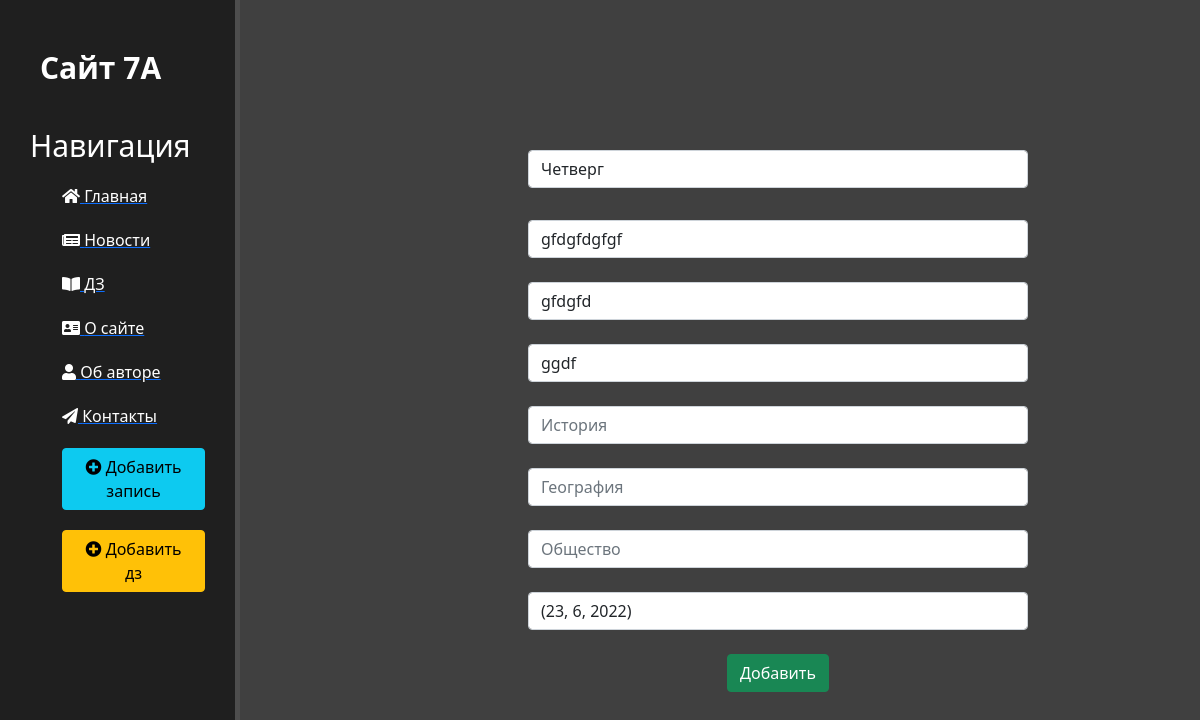
Page /homework/10/update on the earlier database version.
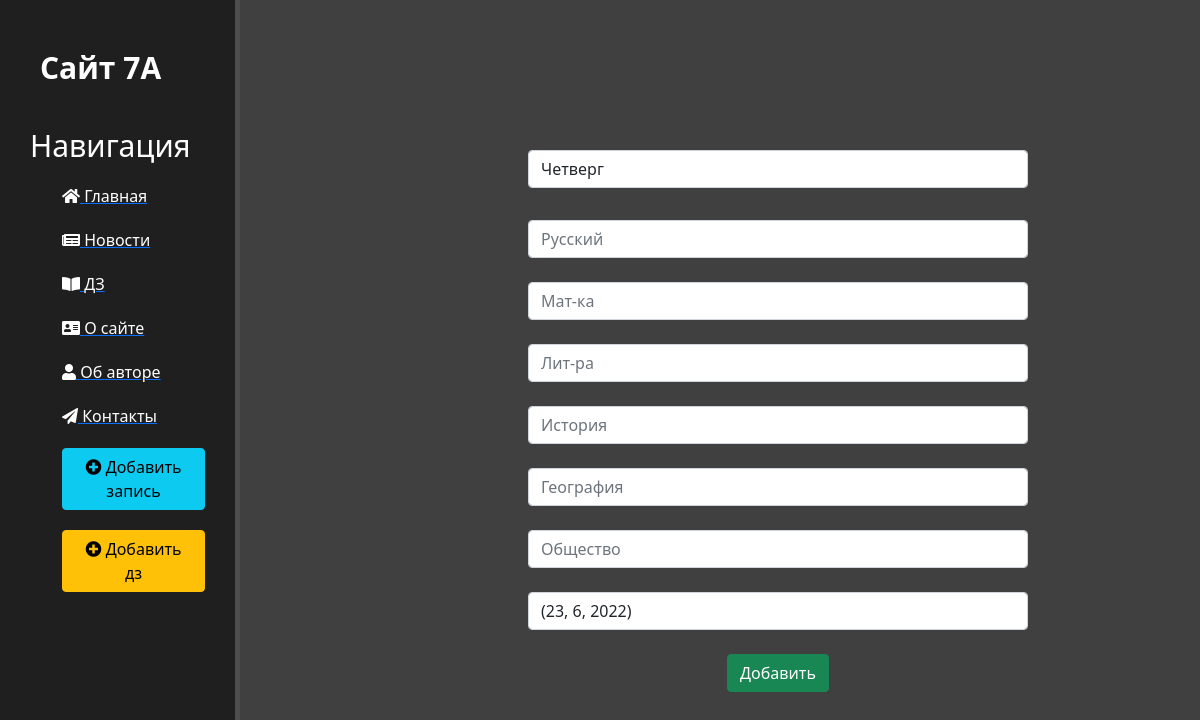
Same page on the later database version.
### work/models.py (models this page shows, shortened)
class Work(models.Model):
    day = models.CharField('День недели', max_length=50, default=day1, null=True, blank=True)
    rus = models.CharField('Русский', max_length=50, null=True, blank=True)
    match = models.CharField('Математика', max_length=50, null=True, blank=True)
    lit = models.CharField('Лит-ра', max_length=50, null=True, blank=True)
    bio = models.CharField('Биология', max_length=50, null=True, blank=True)
    eng = models.CharField('Английский', max_length=50, null=True, blank=True)
    IZO = models.CharField('Изо', max_length=50, null=True, blank=True)
    inf = models.CharField('Информатика', max_length=50, null=True, blank=True)
    geo = models.CharField('География', max_length=50, null=True, blank=True)
    his = models.CharField('История', max_length=50, null=True, blank=True)
    science = models.CharField('Общество', max_length=50, null=True, blank=True)
    teh = models.CharField('Технология', max_length=50, null=True, blank=True)
    deutsch = models.CharField('Немецкий', max_length=50, null=True, blank=True)
    date = models.CharField('Дата', max_length=50, null=True, blank=True, default=time)
    class Meta:
        verbose_name = 'Домашнее задание'
        verbose_name_plural = 'Домашнии задания'

### work/views.py (the view)
# urls.py: path('<int:pk>/update', views.WorkUpdate.as_view(), name="WorkUpdate"),
class WorkUpdate(UpdateView):
    model = Work
    template_name = 'work/create.html'
    form_class = WorkForm

### work/templates/work/create.html (shortened to what this page needs)
{% extends "main/layout.html" %}
{% block content %}
    <div class="features">
        <form method="post">
            <h1>{{ form.day }}</h1><br>
            {{ form.rus }}<br>
            {{ form.match }}<br>
            {{ form.lit }}<br>
            {{ form.his }}<br>
            {{ form.geo }}<br>
            {{ form.science }}<br>
            {{ form.date }}<br>
            <button class="btn btn-success" type="submit">Добавить</button>
        </form>
    </div>
{% endblock %}

Differences in the rows shown:
changed Work "Четверг": rus "gfdgfdgfgf" → (not shown); match "gfdgfd" → (not shown); lit "ggdf" → (not shown)
